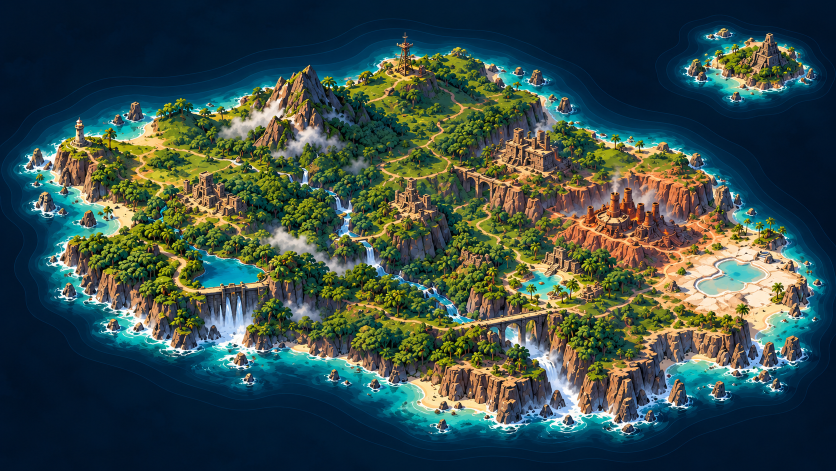
#> input picture assets/originales/mapa-arcade.png, 1672 x 941 px (shown at 1/2 size)
$ python calcar-costa.py
#> lines starting #> are read from the running program, lines starting #| are printed output that depends on the picture; after the words box and inside, x2 and y2 are one past the last pixel; in counts of white or black regions, pixels touching at a corner belong together
# -*- coding: utf-8 -*-
"""
calcar-costa.py — Deja listo el dibujo del mapa de la Etapa 1 y calca su costa.

1. assets/originales/mapa-arcade.png  ->  assets/mapa-territorio.jpg
2. Separa tierra de agua por color (el agua es azul: oscura mar adentro,
   turquesa en la orilla), se queda con la mancha más grande (la tierra
   firme) y con la de arriba a la derecha (la isla del templo), y las recorre
   desde su centro en abanico. Imprime los puntos, en fracción de la imagen,
   para pegarlos en COSTA e ISLA de src/datos/territorio.js.

Después de pegarlos, correr las tres verificaciones de AGENTS.md §6.

Uso:  python herramientas/calcar-costa.py
"""
import math
import os
from collections import deque

import numpy as np
from PIL import Image, ImageFilter

RAIZ = os.path.dirname(os.path.dirname(os.path.abspath(__file__)))
ORIGEN = os.path.join(RAIZ, 'assets', 'originales', 'mapa-arcade.png')
DESTINO = os.path.join(RAIZ, 'assets', 'mapa-territorio.jpg')


def manchas(t):
    """Etiqueta las manchas de tierra (relleno por anchura, sin librerías extra)."""
    h, w = t.shape
    lab = np.zeros((h, w), int)
    tam = {}
    n = 0
    for y in range(h):
        for x in range(w):
            if t[y, x] and not lab[y, x]:
                n += 1
                lab[y, x] = n
                q = deque([(y, x)])
                c = 0
                while q:
                    yy, xx = q.popleft()
                    c += 1
                    for dy, dx in ((1, 0), (-1, 0), (0, 1), (0, -1)):
                        ny, nx = yy + dy, xx + dx
                        if 0 <= ny < h and 0 <= nx < w and t[ny, nx] and not lab[ny, nx]:
                            lab[ny, nx] = n
                            q.append((ny, nx))
                tam[n] = c
    return lab, sorted(tam, key=tam.get, reverse=True)


def abanico(mascara, n, rmax):
    """El punto de tierra más lejano del centro, en n direcciones."""
    h, w = mascara.shape
    ys, xs = np.nonzero(mascara)
    cx, cy = xs.mean(), ys.mean()
    puntos = []
    for i in range(n):
        a = i / n * 2 * math.pi
        ultimo = (cx, cy)
        for r in np.arange(0, rmax, 0.5):
            x, y = int(cx + math.cos(a) * r), int(cy + math.sin(a) * r)
            if not (0 <= x < w and 0 <= y < h):
                break
            if mascara[y, x]:
                ultimo = (x + 0.5, y + 0.5)
        puntos.append((round(ultimo[0] / w, 4), round(ultimo[1] / h, 4)))
    return puntos


if __name__ == '__main__':
    im = Image.open(ORIGEN).convert('RGB')
#> im is the input picture: PIL image 1672x941 RGB; mean R, G, B 56.5, 77.1, 72.3
    im.save(DESTINO, quality=88, optimize=True)
    print('Dibujo del mapa ->', DESTINO, im.size)
#| Dibujo del mapa -> assets/mapa-territorio.jpg (1672, 941)

    k = 4                                    # se trabaja a un cuarto: sobra precisión
    chica = im.resize((im.width // k, im.height // k), Image.BILINEAR)
    a = np.asarray(chica).astype(int)
    r, g, b = a[..., 0], a[..., 1], a[..., 2]
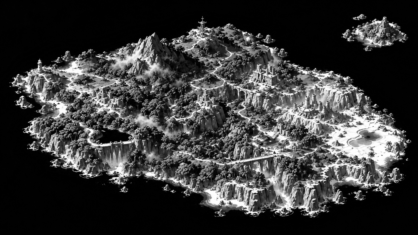
#> r: shape (235, 418) int64; min 0, max 254, mean 56.5
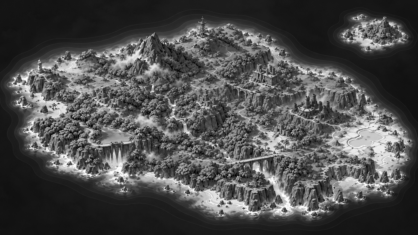
#> g: shape (235, 418) int64; min 4, max 254, mean 77.2
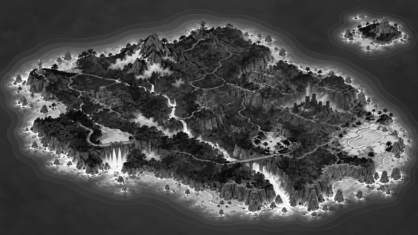
#> b: shape (235, 418) int64; min 5, max 254, mean 72.3
    tierra = ((r > b + 8) | (g > b + 20)) & ((r + g + b) > 120)
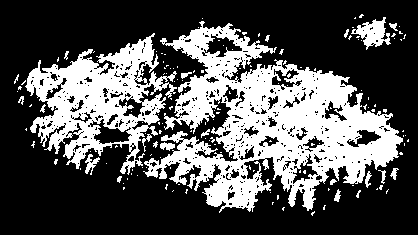
#> tierra: shape (235, 418) bool; 32.9% white; 155 white regions (134 under 20 px), largest, box (x1, y1, x2, y2) and area: (143, 21, 403, 213) 21237, (25, 33, 177, 175) 9135, (351, 17, 391, 50) 607
    m = Image.fromarray((tierra * 255).astype(np.uint8))
    m = m.filter(ImageFilter.MaxFilter(3)).filter(ImageFilter.MinFilter(3))
#> m: PIL image 418x235 L; 37.4% white; 58 white regions (46 under 20 px), largest, box (x1, y1, x2, y2) and area: (18, 18, 406, 213) 35345, (344, 17, 396, 50) 763, (376, 170, 386, 190) 71
    t = np.asarray(m) > 128

    lab, orden = manchas(t)
#> after the loop in manchas, `for y in range(h):`:
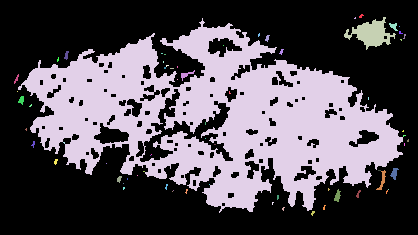
#> lab: shape (235, 418) int64; 69 distinct labels, from 0 to 68; one colour per label, 0 black
#> orden = 68 values, max 68 at index 17, min 1 at index 16, mean 34.5
    h, w = t.shape
#> h = 235; w = 418
    print('COSTA =', abanico(lab == orden[0], 160, 400))
#> in abanico, `ys, xs = np.nonzero(mascara)`:
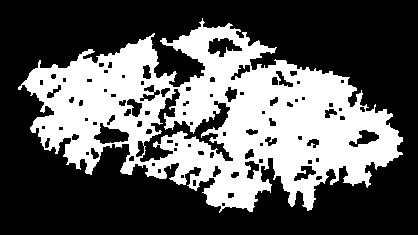
#> mascara: shape (235, 418) bool; 36% white; 1 white region, box (x1, y1, x2, y2) and area: (18, 18, 403, 213) 35332
#> in abanico, `cx, cy = xs.mean(), ys.mean()`: cx = 215.7; cy = 117.6
#> after the loop in abanico, `for i in range(n):`: puntos = 160 pairs, first value 0.0467 to 0.963, second value 0.0957 to 0.904
#> (printed output is left out)
    for i in orden[1:10]:
        c = lab == i
        ys, xs = np.nonzero(c)
        if xs.mean() > w * 0.8 and ys.mean() < h * 0.3 and c.sum() > 100:
            print('ISLA =', abanico(c, 48, 100))
            break
#> this loop made 1 pass
#> (i, h in abanico, w in abanico, cx in abanico, cy in abanico) on pass 1: (3, 235, 418, 371, 33.18)
#> (printed output is left out)
#> pass 1, `c = lab == i`:
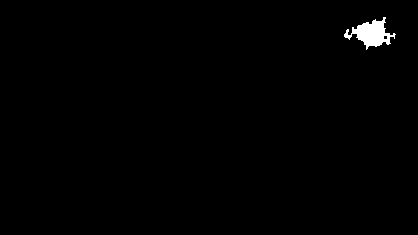
#> c: shape (235, 418) bool; 0.78% white; 1 white region, box (x1, y1, x2, y2) and area: (344, 17, 396, 50) 763
